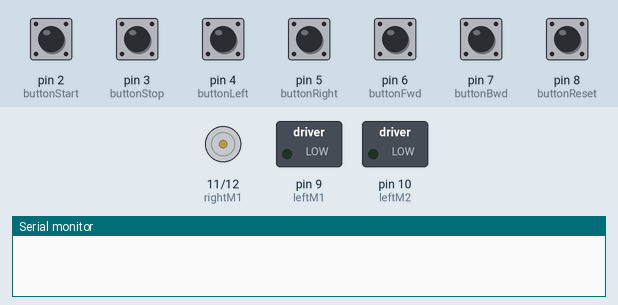
Bench run of a sketch on a simulated Arduino Uno, built with avr-gcc and run on an emulated ATmega328P. Shown: motor-driver pin pairs drawn as motors (green arrow = first pin HIGH = forward, orange = second pin HIGH = backward, longer = more drive), switched loads named in the sketch (green lamp = pin HIGH), the last lines printed to the serial monitor. The test bench sets the inputs (shaded band); at power-on: pin 2 (buttonStart), pin 3 (buttonStop), pin 4 (buttonLeft), pin 5 (buttonRight), pin 6 (buttonFwd), pin 7 (buttonBwd), pin 8 (buttonReset) HIGH.

Above: at 1.4 s.
1.5 s: pin 2 (buttonStart) pulled LOW for 0.15 s
3.1 s: pin 3 (buttonStop) pulled LOW for 0.15 s
4.7 s: pin 4 (buttonLeft) pulled LOW for 0.15 s
6.3 s: pin 2 (buttonStart) pulled LOW for 1 s
At 7.6 s:
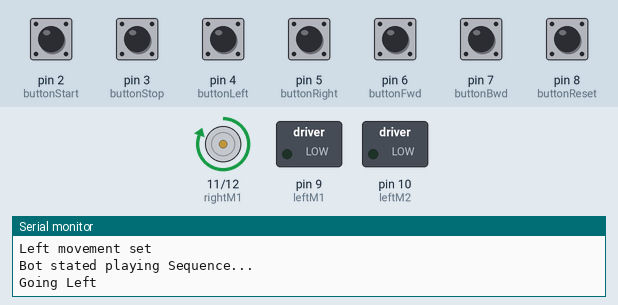
8.8 s: pin 3 (buttonStop) pulled LOW for 1 s
12.8 s: pin 5 (buttonRight) pulled LOW for 0.15 s
Timing chart, 0 to 15.4 s (numbered marks = the images above; inputs shaded):
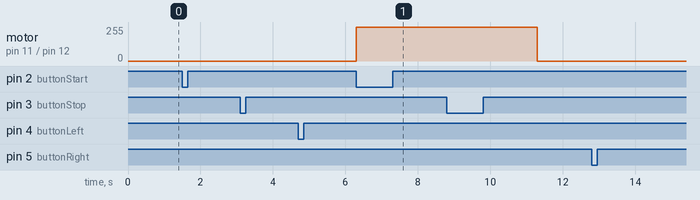

Measured:
- after the input at 6.3 s, motor on pin 11 (rightM1) / pin 12 (rightM2): stopped → forward 255/255 at once

The sketch:

Programmable_Robot.ino
```cpp
int buttonStart   = 2;
int buttonStop    = 3;
int buttonLeft    = 4;
int buttonRight   = 5;
int buttonFwd     = 6;
int buttonBwd     = 7;
int buttonReset   = 8;

int leftM1  = 9;
int leftM2  = 10;
int rightM1 = 11;
int rightM2 = 12;

int delayTime = 5000; // Change this according to motor

int debounceDelay   = 250;

unsigned long lastStartTime = 0;
unsigned long lastStopTime  = 0;
unsigned long lastLeftTime  = 0;
unsigned long lastRightTime = 0;
unsigned long lastFwdTime   = 0;
unsigned long lastBwdTime   = 0;
unsigned long lastRestTime  = 0;

int stack[100];
int stackTop = 0;
int stopFlag = 0;


void motorStop() {
  //Serial.println("Stopping...");
  digitalWrite(leftM1, LOW);
  digitalWrite(leftM2, LOW);
  digitalWrite(rightM1, LOW);
  digitalWrite(rightM2, LOW);
}

void goForward() {
  motorStop();
  Serial.println("Going FWD");
  digitalWrite(leftM1, HIGH);
  digitalWrite(leftM2, LOW);
  digitalWrite(rightM1, HIGH);
  digitalWrite(rightM2, LOW);
  delay(delayTime);
}

void goLeft() {
  motorStop();
  Serial.println("Going Left");
  digitalWrite(rightM1, HIGH);
  digitalWrite(rightM2, LOW);
  delay(delayTime);
}

void goRight() {
  motorStop();
  Serial.println("Going Right");
  digitalWrite(leftM1, HIGH);
  digitalWrite(leftM2, LOW);
  delay(delayTime);
}

void goBackward() {
  motorStop();
  Serial.println("Going Backwards");
  digitalWrite(leftM1, LOW);
  digitalWrite(leftM2, HIGH);
  digitalWrite(rightM1, LOW);
  digitalWrite(rightM2, HIGH);
  delay(delayTime);
}

void resetBot() {

  for(int i=0;i<stackTop;i++) {
    stack[stackTop] = 0;
  }
  stackTop = 0;
  Serial.println("Sequence reseted...");
}

void startRobot() {
  Serial.println("Bot stated playing Sequence...");

  for(int i=0;(i<stackTop) && (stopFlag != 1);i++){
    switch(stack[i]) {
      case 1:
        goForward();
        break;
      case 2:
        goBackward();
        break;
      case 3:
        goLeft();
        break;
      case 4:
        goRight();
        break;
    }
    resetBot();
    motorStop();
  }
  Serial.println("Sequence Finished..");
}

void handleStopButton() {
  if(millis() - lastStopTime > debounceDelay) {
    lastStopTime = millis();
    Serial.println("Stopping execution...");
    stopFlag = 1;
  }
}

void startSerial(int baud) {

  Serial.begin(baud);

  Serial.println(" ");
  Serial.println(" ");
  Serial.println("   _____             __             __       ");
  Serial.println("  / ___/____ _____  / /_____  _____/ /_      ");
  Serial.println("  \\__ \\/ __ `/ __ \\/ __/ __ \\/ ___/ __ \\     ");
  Serial.println(" ___/ / /_/ / / / / /_/ /_/ (__  ) / / /     ");
  Serial.println("/____/\\__,_/_/ /_/\\__/\\____/____/_/ /_/      ");
  Serial.println("                                            ");
  Serial.println(" ");
  Serial.println(" ");
}


void setup() {

  pinMode(leftM1, OUTPUT);
  pinMode(leftM2, OUTPUT);
  pinMode(rightM1, OUTPUT);
  pinMode(rightM2, OUTPUT);

  pinMode(buttonStart,  INPUT_PULLUP);
  pinMode(buttonStop,   INPUT_PULLUP);
  pinMode(buttonLeft,   INPUT_PULLUP);
  pinMode(buttonRight,  INPUT_PULLUP);
  pinMode(buttonFwd,    INPUT_PULLUP);
  pinMode(buttonBwd,    INPUT_PULLUP);
  pinMode(buttonReset,  INPUT_PULLUP);

  attachInterrupt(digitalPinToInterrupt(buttonStop), handleStopButton, LOW);

  startSerial(9600);

}

void loop() {
  //Program the bot

  int reading;

  reading = digitalRead(buttonFwd);
  if(reading == LOW && (millis() - lastFwdTime) > debounceDelay) {
    lastFwdTime = millis();
    stack[stackTop++] = 1;
    Serial.println("FWD movement set");
  }

  reading = digitalRead(buttonBwd);
  if(reading == LOW && (millis() - lastBwdTime) > debounceDelay) {
    lastBwdTime = millis();
    stack[stackTop++] = 2;
    Serial.println("BWD movement set");
  }

  reading = digitalRead(buttonLeft);
  if(reading == LOW && (millis() - lastLeftTime) > debounceDelay) {
    lastLeftTime = millis();
    stack[stackTop++] = 3;
    Serial.println("Left movement set");
  }

  reading = digitalRead(buttonRight);
  if(reading == LOW && (millis() - lastRightTime) > debounceDelay) {
    lastRightTime = millis();
    stack[stackTop++] = 4;
    Serial.println("Right movement set");
  }

  //Start robot
  reading = digitalRead(buttonStart);
  if(reading == LOW && (millis() - lastStartTime) > debounceDelay) {
    lastStartTime = millis();
    stopFlag = 0;
    startRobot();
  }

  //Clear stack
  reading = digitalRead(buttonReset);
  if(reading == LOW && (millis() - lastRestTime) > debounceDelay) {
    lastRestTime = millis();
    resetBot();
  }
}
```
